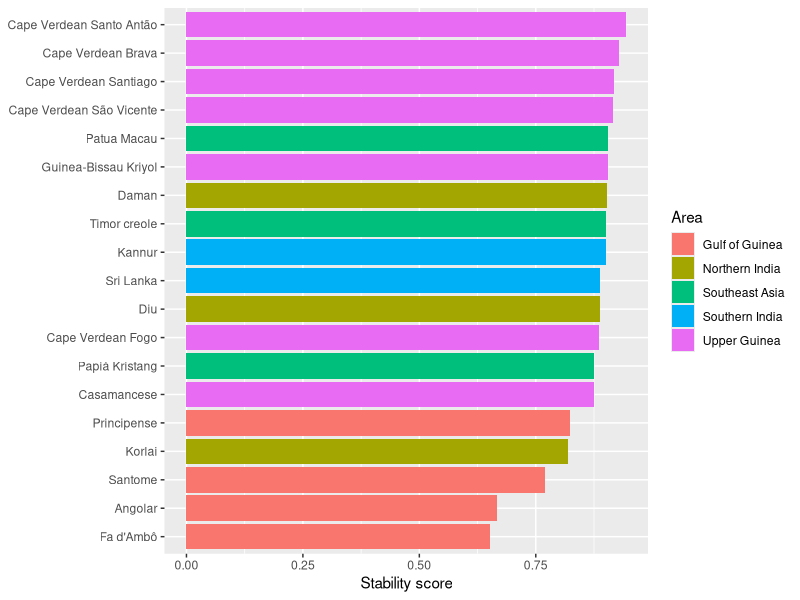
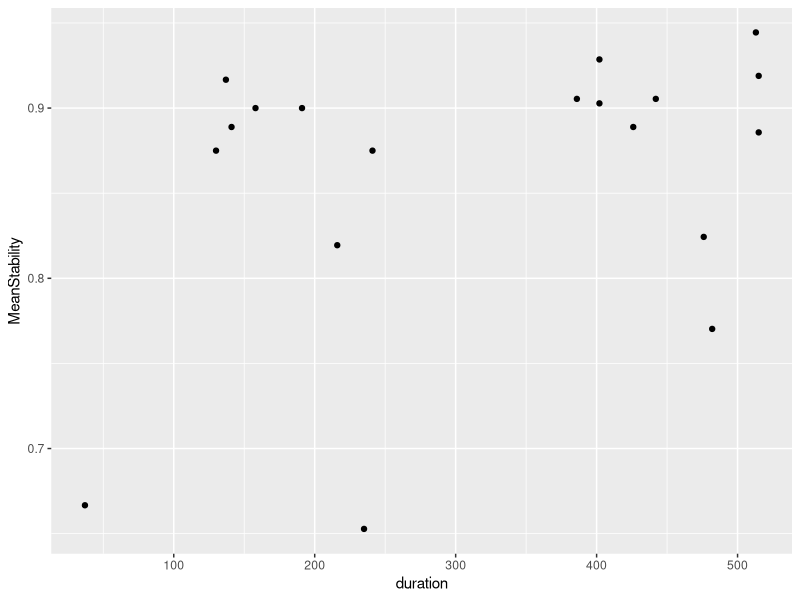
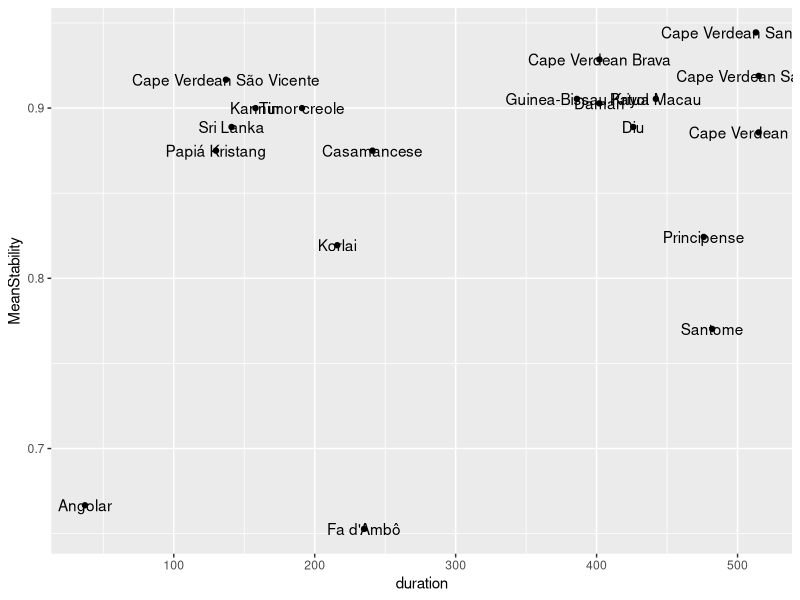
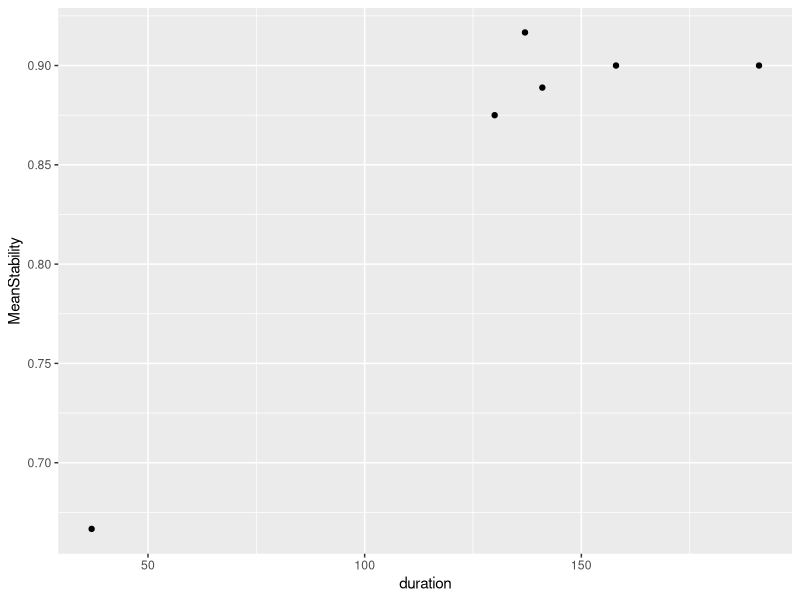
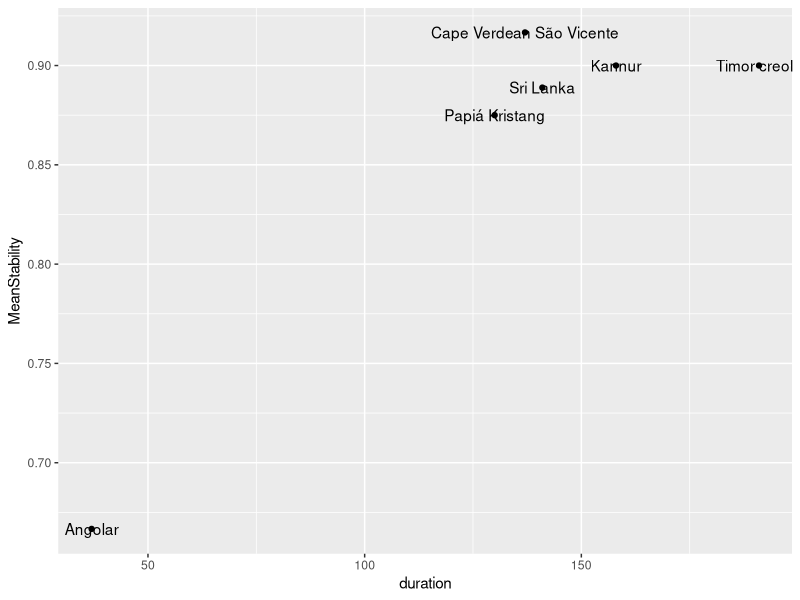
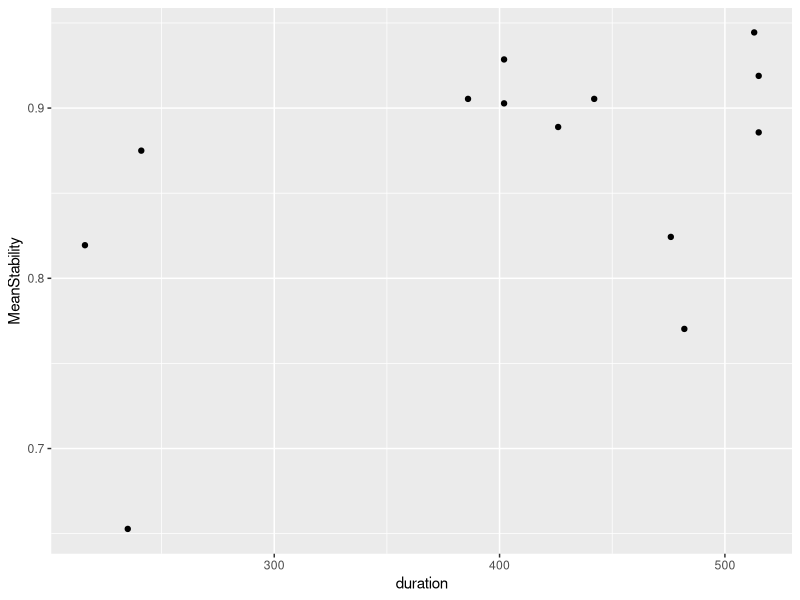
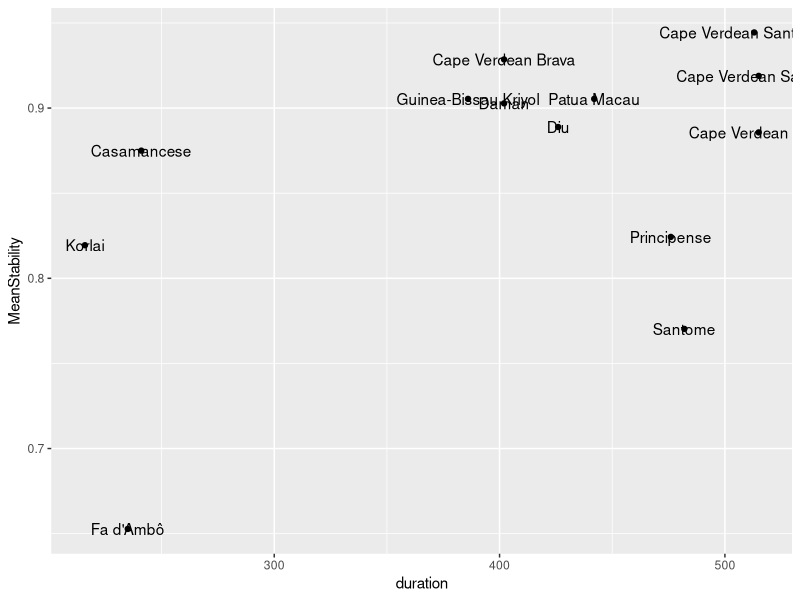
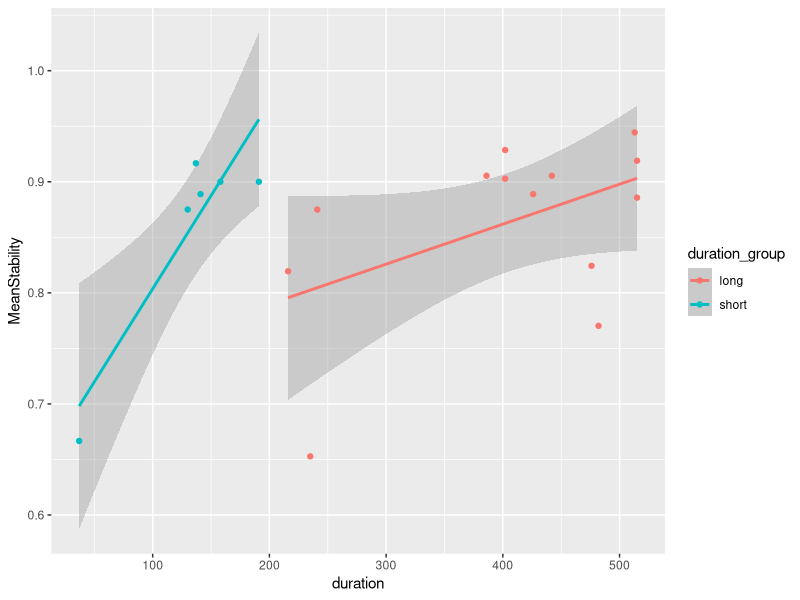

The R source for these figures, in order: (Note: this script raises an error after producing the figures.)
## ---- chunk 1
library(tidyverse)
library(knitr)
## ---- chunk 2
# Token keep resetting...
# database <- read_csv('https://raw.githubusercontent.com/CreoPhon/CreoPhonPt/main/Creoles.csv?token=AAIGDLUMP3R6LQG6Y6GJA6TBVDYJQ')
database <- read_csv('database.csv')
## ---- chunk 3
database %>% head() %>% kable()
## ---- chunk 4
database$duration <- database$`EndOfInfluence` - database$`FirstMajorSettlement`
## ---- chunk 5
database <- mutate(database, GlobalStability = (PlaceStability + MannerStability)/2)
# table(database$Language, database$GlobalStability)
## ---- chunk 6
database <- database %>% mutate(duration_group = ifelse(duration <= 200, 'short', 'long'))
## ---- chunk 7
database <- database %>% mutate(categorical_stability = ifelse(PlaceStability == 1 & MannerStability == 1, 'no manner/no place', NA))

database <- database %>% mutate(categorical_stability = ifelse(PlaceStability == 1 & MannerStability == 0, 'manner/no place', categorical_stability))

database <- database %>% mutate(categorical_stability = ifelse(PlaceStability == 0 & MannerStability == 1, 'no manner/place', categorical_stability))

database <- database %>% mutate(categorical_stability = ifelse(PlaceStability == 0 & MannerStability == 0, 'manner/place', categorical_stability))

table(database$categorical_stability)
## ---- chunk 8
creole_stability <- database %>% group_by(Language, Area, duration, duration_group, ContactConditions) %>% summarize(MeanStability = mean(GlobalStability, na.rm = TRUE))
## ---- chunk 9
ggplot(creole_stability) + 
  geom_bar(aes(x = MeanStability, y = reorder(Language, MeanStability), fill = Area), 
           stat = "identity", show.legend = TRUE) +
  theme(axis.title.y = element_blank()) +
  labs(x = "Stability score")
## ---- chunk 10
ggplot(creole_stability, aes(x=duration, y=MeanStability)) +
  geom_point()

ggplot(creole_stability, aes(x=duration, y=MeanStability)) +
  geom_point() +
  geom_text(label=creole_stability$Language)
## ---- chunk 11
msd <- lm(MeanStability ~ duration, data=creole_stability)
summary(msd)
## ---- chunk 12
tmp_short <- creole_stability %>% filter(duration <= 200)
tmp_long <- creole_stability %>% filter(duration > 200)
## ---- chunk 13
ggplot(tmp_short, aes(x=duration, y=MeanStability)) +
  geom_point()

ggplot(tmp_short, aes(x=duration, y=MeanStability)) +
  geom_point() +
  geom_text(label=tmp_short$Language)
## ---- chunk 14
ggplot(tmp_long, aes(x=duration, y=MeanStability)) +
  geom_point()

ggplot(tmp_long, aes(x=duration, y=MeanStability)) +
  geom_point() +
  geom_text(label=tmp_long$Language)
## ---- chunk 15
msd <- lm(MeanStability ~ duration + duration_group * duration, data=creole_stability)
summary(msd)

ggplot(creole_stability, aes(x = duration, y = MeanStability, color = duration_group)) +
  geom_smooth(method = "lm") +
  geom_point()
## ---- chunk 16
library(mgcv)
# Factorize duration_group
creole_stability$duration_group = as.factor(creole_stability$duration_group)

# Model with an interaction between duration_group and duration
# (with maximum of cubic-spline fit)
msd.gam <- gam(MeanStability ~ duration_group + s(duration, k=3) + s(duration, by=duration_group, k=3), data=creole_stability)

summary(msd.gam)

plot(msd.gam, all.terms=T, shade=T, pages=1)

qqnorm(resid(msd.gam)); qqline(resid(msd.gam))

msd.gam.trimmed <- gam(MeanStability ~ duration_group + s(duration, k=3) + s(duration, by=duration_group, k=3), data=creole_stability %>% filter(MeanStability>0.7))

summary(msd.gam.trimmed)

plot(msd.gam.trimmed, sel=1, shade=T, ylab="Effect on mean stability", xlab="Duration of influence", residuals=T, main="Main effect of duration", cex=5, pch=".", col='dodgerblue'); abline(h=0, lty=2, col="red")

plot(msd.gam.trimmed, sel=2, shade=T, ylab="Effect on mean stability", xlab="Duration of influence", main="Long-term influence", col='dodgerblue'); abline(h=0, lty=2, col="red")

plot(msd.gam.trimmed, sel=3, shade=T, ylab="Effect on mean stability", xlab="Duration of influence", main="Short-term influence", col='dodgerblue'); abline(h=0, lty=2, col="red")

# (dotted lines indicate error)
plot(msd.gam.trimmed, all.terms=T, sel=4, ylab="Effect on mean stability", xlab="Duration group", main="Main effect of duration group")

# checking out the model performance
qqnorm(resid(msd.gam.trimmed)); qqline(resid(msd.gam.trimmed)) # meh
## ---- chunk 17
place_results <- database %>% group_by(LexifierPhoneme) %>% summarize(mplace = mean(PlaceStability, na.rm = TRUE))
manner_results <- database %>% group_by(LexifierPhoneme) %>% summarize(mmanner = mean(MannerStability, na.rm = TRUE))

consonant_stability <- left_join(place_results, manner_results, by = "LexifierPhoneme")

class <- c("nasal", "rhotic", "lateral", "fricative", "stop", "stop", "fricative", "stop", "stop", "lateral", "nasal", "nasal", "stop", "rhotic", "fricative", "stop", "affricate", "fricative", "fricative")

consonant_stability_class <- cbind(consonant_stability, class)
## ---- chunk 18
# TODO: fix the class "dots"
ggplot(consonant_stability, aes(y = mmanner, x = mplace, label = LexifierPhoneme, color=class)) +
  geom_point(position= "dodge") + 
  geom_text(aes(label=LexifierPhoneme), hjust=3, vjust=0) +
  theme(axis.title.x = element_blank(),
        axis.title.y = element_blank())
## ---- chunk 19
consonant_global_stability <- mutate(consonant_stability_class, mglobal = (mmanner + mplace)/2)

ggplot(consonant_global_stability) + 
  geom_bar(aes(x = mglobal, 
               y = reorder(LexifierPhoneme, mglobal),
               fill = class), stat = "identity", show.legend = TRUE) +
  labs(x = "Stability score", y = "Phoneme", fill = "Manner")
## ---- chunk 20
# qplot(x = duration, y = MeanStability, data = consonant_global_stability, color = duration_group) +
#  geom_smooth(method = "lm") 
## ---- chunk 21
library(lmerTest)

# Factorizing
mod.db = database %>%
              as.data.frame() %>%
              mutate(categorical_stability = as.factor(categorical_stability),
              Lexifier = as.factor(Lexifier),
              CreolePhoneme = as.factor(CreolePhoneme),
              Language = as.factor(Language))

# Remove singletons/doubletons
#goodies = names(table(mod.db$CreolePhoneme)>2)

#mod.db = mod.db %>%
#         filter(CreolePhoneme %in% goodies)
## ---- chunk 22
plot(mod.db$categorical_stability, mod.db$duration, notch=T)
## ---- chunk 23
table(mod.db$categorical_stability)

# Place stability
cat.mod.place = glmer(PlaceStability ~ log(duration) + (1|CreolePhoneme), data=mod.db, family="binomial")

summary(cat.mod.place)

# Manner stability
cat.mod.manner = glmer(MannerStability ~ log(duration) + (1|CreolePhoneme), data=mod.db, family="binomial")

summary(cat.mod.manner)

# Duration group
cat.mod.group = glmer(as.factor(duration_group) ~ PlaceStability + MannerStability + (1|CreolePhoneme), data=mod.db, family="binomial", nAGQ=0)

summary(cat.mod.group)
## ---- chunk 24
data_by_position <- database %>% select(Position, LexifierPhoneme, PlaceStability, MannerStability) %>% mutate(Position = tolower(Position))

data_by_position$PlaceStability <- as.numeric(data_by_position$PlaceStability)

data_by_position$MannerStability <- as.numeric(data_by_position$MannerStability)
## ---- chunk 25
position_stability <- mutate(data_by_position, GlobalStability = (PlaceStability + MannerStability)/2)

position_results <- position_stability %>% group_by(LexifierPhoneme, Position) %>% summarize(m = mean(GlobalStability, na.rm = TRUE))
## ---- chunk 26
position_results$Position <- factor(position_results$Position, levels = c('word-initial', 'word-medial', 'word-final'))

ggplot(position_results, aes(x = LexifierPhoneme, y = m, fill = Position)) + 
  geom_col(position = position_dodge2(width = 0.9, preserve = "single")) +
  theme(axis.title.x = element_blank(),
        axis.title.y = element_blank())
## ---- chunk 27
ggplot(position_results) + 
  geom_bar(aes(x = m,
               y = reorder(LexifierPhoneme, m),
               fill = Position), 
           stat = "identity", 
           show.legend = TRUE,
           position = "dodge2") +
  labs(x = "Stability score", y = "Phoneme", fill = "Position")
## ---- chunk 28
# TODO: update what we show, flip horizontally, change colors
position_results1 <- position_results %>% pivot_wider(names_from = Position, values_from = m)

different_position <- subset(position_results1, position_results1$`word-initial` != position_results1$`word-medial` | position_results1$`word-final` != position_results1$`word-medial`)

different_position_results <- different_position %>% pivot_longer(c(`word-initial`, `word-medial`, `word-final`), names_to = "Position", values_to = "m")

different_position_results$Position <- factor(different_position_results$Position, levels = c('word-initial', 'word-medial', 'word-final'))

ggplot(different_position_results, 
       aes(x = LexifierPhoneme, y = m, fill = Position)) + 
  geom_col(position = position_dodge2(width = 0.9, preserve = "single"))
## ---- chunk 29
# TODO: reorder doesn't work here
ggplot(different_position_results) + 
  geom_bar(aes(x = m,
               y = reorder(LexifierPhoneme, m),
               fill = Position), 
           stat = "identity", 
           show.legend = TRUE,
           position = "dodge2") +
  labs(x = "Stability score", y = "Phoneme", fill = "Position")
## ---- chunk 30
m <- lm(MeanStability ~ ContactConditions, data=creole_stability)
summary(m)

ggplot(creole_stability, aes(x = ContactConditions, y = MeanStability, color = ContactConditions)) +
  geom_smooth(method = "lm") +
  geom_violin()
## ---- chunk 31
m <- lm(MeanStability ~ duration + ContactConditions * duration, data=creole_stability)
summary(m)

ggplot(creole_stability, aes(x = duration, y = MeanStability, color = ContactConditions)) +
  geom_smooth(method = "lm") +
  geom_point()
